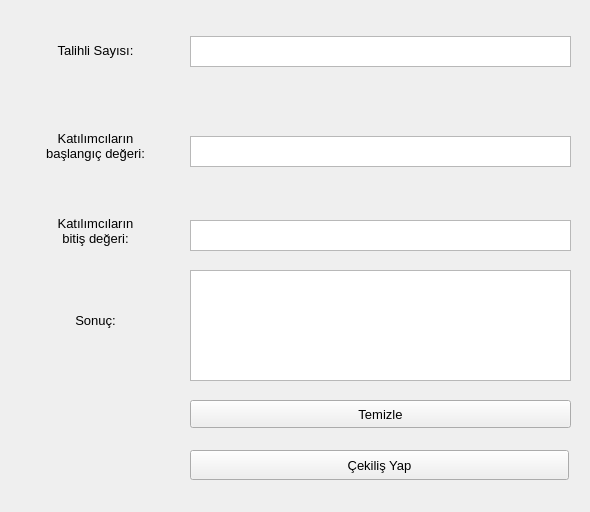
<?xml version="1.0" encoding="UTF-8"?>
<ui version="4.0">
 <class>Form</class>
 <widget class="QWidget" name="Form">
  <property name="geometry">
   <rect>
    <x>0</x>
    <y>0</y>
    <width>590</width>
    <height>512</height>
   </rect>
  </property>
  <property name="windowTitle">
   <string>Çekiliş Programı</string>
  </property>
  <widget class="QLabel" name="label">
   <property name="geometry">
    <rect>
     <x>20</x>
     <y>0</y>
     <width>151</width>
     <height>101</height>
    </rect>
   </property>
   <property name="font">
    <font>
     <pointsize>10</pointsize>
    </font>
   </property>
   <property name="text">
    <string>Talihli Sayısı:</string>
   </property>
   <property name="textFormat">
    <enum>Qt::AutoText</enum>
   </property>
   <property name="alignment">
    <set>Qt::AlignCenter</set>
   </property>
  </widget>
  <widget class="QTextEdit" name="textEdit">
   <property name="geometry">
    <rect>
     <x>190</x>
     <y>36</y>
     <width>381</width>
     <height>31</height>
    </rect>
   </property>
  </widget>
  <widget class="QLabel" name="label_2">
   <property name="geometry">
    <rect>
     <x>20</x>
     <y>110</y>
     <width>151</width>
     <height>71</height>
    </rect>
   </property>
   <property name="font">
    <font>
     <pointsize>10</pointsize>
    </font>
   </property>
   <property name="text">
    <string>Katılımcıların
başlangıç değeri:</string>
   </property>
   <property name="alignment">
    <set>Qt::AlignCenter</set>
   </property>
  </widget>
  <widget class="QTextEdit" name="textEdit_2">
   <property name="geometry">
    <rect>
     <x>190</x>
     <y>136</y>
     <width>381</width>
     <height>31</height>
    </rect>
   </property>
  </widget>
  <widget class="QLabel" name="label_3">
   <property name="geometry">
    <rect>
     <x>20</x>
     <y>180</y>
     <width>151</width>
     <height>101</height>
    </rect>
   </property>
   <property name="font">
    <font>
     <pointsize>10</pointsize>
    </font>
   </property>
   <property name="text">
    <string>Katılımcıların
bitiş değeri:</string>
   </property>
   <property name="textFormat">
    <enum>Qt::AutoText</enum>
   </property>
   <property name="alignment">
    <set>Qt::AlignCenter</set>
   </property>
  </widget>
  <widget class="QTextEdit" name="textEdit_3">
   <property name="geometry">
    <rect>
     <x>190</x>
     <y>220</y>
     <width>381</width>
     <height>31</height>
    </rect>
   </property>
  </widget>
  <widget class="QLabel" name="label_5">
   <property name="geometry">
    <rect>
     <x>20</x>
     <y>270</y>
     <width>151</width>
     <height>101</height>
    </rect>
   </property>
   <property name="font">
    <font>
     <pointsize>10</pointsize>
    </font>
   </property>
   <property name="text">
    <string>Sonuç:</string>
   </property>
   <property name="textFormat">
    <enum>Qt::AutoText</enum>
   </property>
   <property name="alignment">
    <set>Qt::AlignCenter</set>
   </property>
  </widget>
  <widget class="QTextEdit" name="textEdit_5">
   <property name="geometry">
    <rect>
     <x>190</x>
     <y>270</y>
     <width>381</width>
     <height>111</height>
    </rect>
   </property>
  </widget>
  <widget class="QPushButton" name="pushButton_2">
   <property name="geometry">
    <rect>
     <x>190</x>
     <y>400</y>
     <width>381</width>
     <height>28</height>
    </rect>
   </property>
   <property name="font">
    <font>
     <pointsize>10</pointsize>
    </font>
   </property>
   <property name="text">
    <string>Temizle</string>
   </property>
  </widget>
  <widget class="QPushButton" name="pushButton_3">
   <property name="geometry">
    <rect>
     <x>190</x>
     <y>450</y>
     <width>379</width>
     <height>30</height>
    </rect>
   </property>
   <property name="font">
    <font>
     <pointsize>10</pointsize>
    </font>
   </property>
   <property name="text">
    <string>Çekiliş Yap</string>
   </property>
  </widget>
 </widget>
 <resources/>
 <connections/>
</ui>
